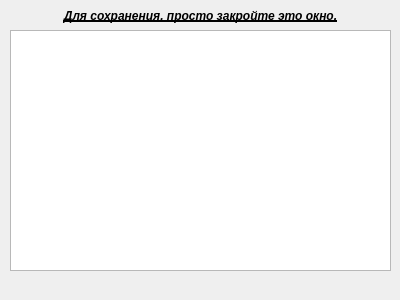
<?xml version="1.0" encoding="UTF-8"?>
<ui version="4.0">
 <class>FileViewForm</class>
 <widget class="QWidget" name="FileViewForm">
  <property name="windowModality">
   <enum>Qt::ApplicationModal</enum>
  </property>
  <property name="geometry">
   <rect>
    <x>0</x>
    <y>0</y>
    <width>400</width>
    <height>300</height>
   </rect>
  </property>
  <property name="sizePolicy">
   <sizepolicy hsizetype="Fixed" vsizetype="Fixed">
    <horstretch>0</horstretch>
    <verstretch>0</verstretch>
   </sizepolicy>
  </property>
  <property name="maximumSize">
   <size>
    <width>400</width>
    <height>300</height>
   </size>
  </property>
  <property name="windowTitle">
   <string>FileViewForm</string>
  </property>
  <widget class="QTextEdit" name="fileView">
   <property name="geometry">
    <rect>
     <x>10</x>
     <y>30</y>
     <width>381</width>
     <height>241</height>
    </rect>
   </property>
  </widget>
  <widget class="QLabel" name="label">
   <property name="geometry">
    <rect>
     <x>0</x>
     <y>0</y>
     <width>401</width>
     <height>31</height>
    </rect>
   </property>
   <property name="font">
    <font>
     <weight>75</weight>
     <italic>true</italic>
     <bold>true</bold>
     <underline>true</underline>
    </font>
   </property>
   <property name="text">
    <string>Для сохранения, просто закройте это окно.</string>
   </property>
   <property name="alignment">
    <set>Qt::AlignCenter</set>
   </property>
  </widget>
 </widget>
 <resources/>
 <connections/>
</ui>
